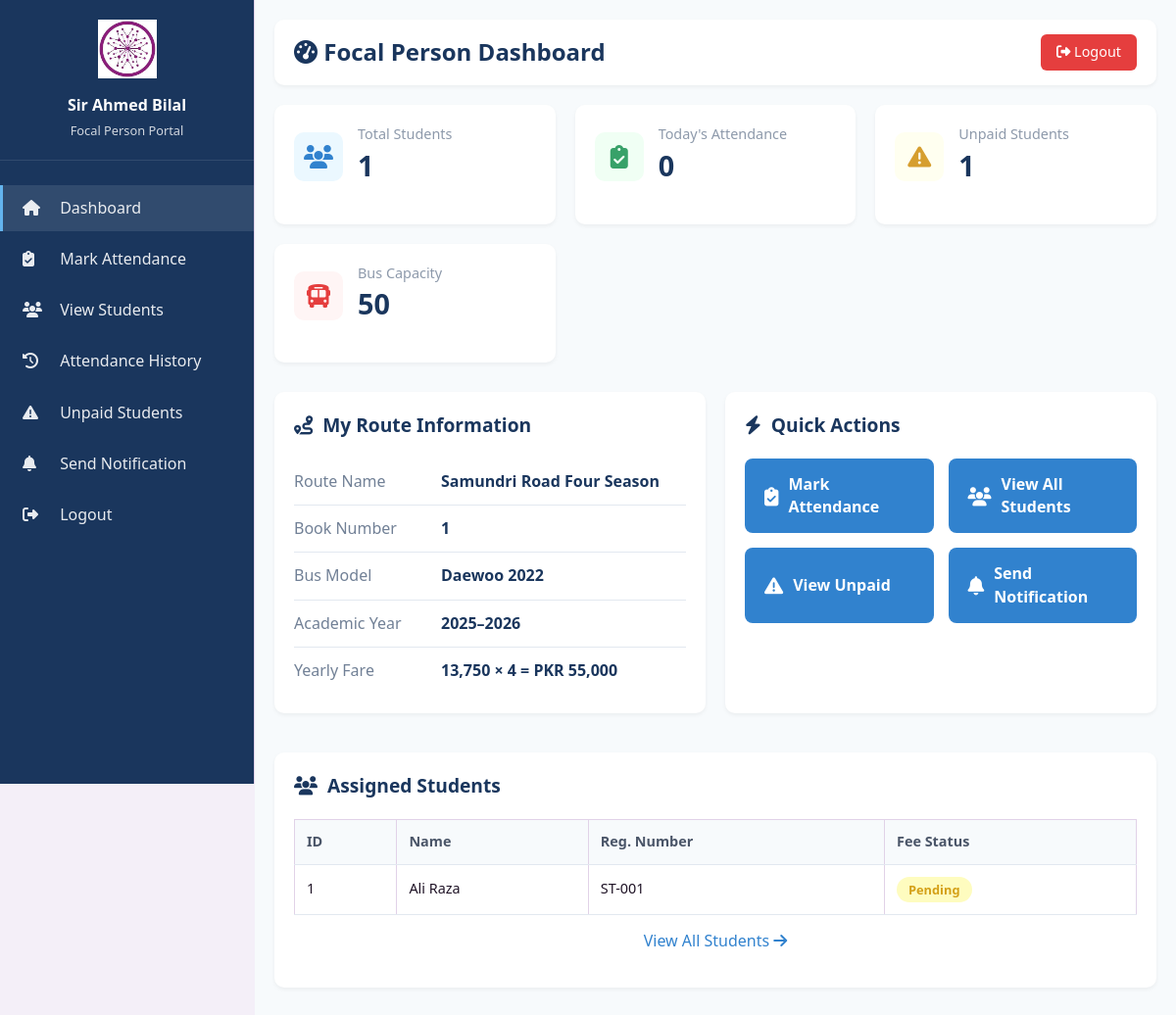
Page /backend/focal/dashboard.php (signed in) on the committed database.
### tables this page shows
CREATE TABLE routes (
    route_id INT AUTO_INCREMENT PRIMARY KEY,
    route_name VARCHAR(100) NOT NULL,
    book_no INT,
    catalog_title VARCHAR(200),
    yearly_fare VARCHAR(50),
    academic_year VARCHAR(20),
    created_at TIMESTAMP DEFAULT CURRENT_TIMESTAMP
);

CREATE TABLE buses (
    bus_id INT AUTO_INCREMENT PRIMARY KEY,
    model VARCHAR(100) NOT NULL,
    capacity INT NOT NULL,
    route_id INT,
    created_at TIMESTAMP DEFAULT CURRENT_TIMESTAMP,
    FOREIGN KEY (route_id) REFERENCES routes(route_id) ON DELETE SET NULL
);

CREATE TABLE students (
    student_id INT AUTO_INCREMENT PRIMARY KEY,
    name VARCHAR(100) NOT NULL,
    student_reg_no VARCHAR(50) UNIQUE,
    route_id INT,
    user_id INT UNIQUE,
    fee_status ENUM('Paid', 'Unpaid', 'Pending') DEFAULT 'Unpaid',
    fee_amount DECIMAL(10, 2) DEFAULT 0,
    last_payment_date DATE,
    created_at TIMESTAMP DEFAULT CURRENT_TIMESTAMP,
    updated_at TIMESTAMP DEFAULT CURRENT_TIMESTAMP ON UPDATE CURRENT_TIMESTAMP,
    FOREIGN KEY (route_id) REFERENCES routes(route_id) ON DELETE SET NULL,
    FOREIGN KEY (user_id) REFERENCES users(id) ON DELETE CASCADE
);

### backend/focal/dashboard.php (the view, shortened to what this page needs)
<?php
require_once '../connection.php';
$focal_id = $_SESSION['focal_id'];
$route_id = $_SESSION['route_id'];
$route_sql = "SELECT r.*, b.model as bus_model, b.capacity as bus_capacity,
              fp.name as focal_name
              FROM routes r
              LEFT JOIN buses b ON r.route_id = b.route_id
              LEFT JOIN focal_persons fp ON r.route_id = fp.route_id
              WHERE r.route_id = ? AND fp.focal_id = ?";
$route_stmt = $conn->prepare($route_sql);
$route_stmt->bind_param("ii", $route_id, $focal_id);
$route_stmt->execute();
$route_info = $route_stmt->get_result()->fetch_assoc();
$students_count_sql = "SELECT COUNT(*) as count FROM students WHERE route_id = ?";
$students_count_stmt = $conn->prepare($students_count_sql);
$students_count_stmt->bind_param("i", $route_id);
$students_count_stmt->execute();
$students_count = $students_count_stmt->get_result()->fetch_assoc()['count'];
$unpaid_sql = "SELECT COUNT(DISTINCT s.student_id) as count
               FROM students s
               JOIN payments p ON s.student_id = p.student_id
               WHERE s.route_id = ? AND p.status IN ('Unpaid', 'Pending')";
$unpaid_stmt = $conn->prepare($unpaid_sql);
$unpaid_stmt->bind_param("i", $route_id);
$unpaid_stmt->execute();
$unpaid_count = $unpaid_stmt->get_result()->fetch_assoc()['count'];
$today = date('Y-m-d');
$today_sql = "SELECT COUNT(*) as count FROM attendance
              WHERE focal_id = ? AND date = ?";
$today_stmt = $conn->prepare($today_sql);
$today_stmt->bind_param("is", $focal_id, $today);
$today_stmt->execute();
$today_count = $today_stmt->get_result()->fetch_assoc()['count'];
$students_sql = "SELECT s.*,
                (SELECT status FROM payments WHERE student_id = s.student_id ORDER BY due_date DESC LIMIT 1) as latest_payment_status
                FROM students s
                WHERE s.route_id = ?
                ORDER BY s.name
                LIMIT 10";
$students_stmt = $conn->prepare($students_sql);
$students_stmt->bind_param("i", $route_id);
$students_stmt->execute();
$students = $students_stmt->get_result();
?>
<!DOCTYPE html>
<html lang="en">
<head>
    <link rel="stylesheet" href="../../style.css">
    <link rel="stylesheet" href="https://cdnjs.cloudflare.com/ajax/libs/font-awesome/6.4.0/css/all.min.css">
</head>
<body>
    <div class="dashboard-container">
        <aside class="sidebar">
            <div class="sidebar-header">
                <img src="../../download.jfif" alt="Logo">
                <h3><?php echo htmlspecialchars($_SESSION['focal_name']); ?></h3>
                <p>Focal Person Portal</p>
            </div>
            <ul class="nav-menu">
                <li><a href="dashboard.php" class="active"><i class="fas fa-home"></i> Dashboard</a></li>
                <li><a href="mark_attendance.php"><i class="fas fa-clipboard-check"></i> Mark Attendance</a></li>
                <li><a href="view_students.php"><i class="fas fa-users"></i> View Students</a></li>
                <li><a href="attendance_history.php"><i class="fas fa-history"></i> Attendance History</a></li>
                <li><a href="unpaid_students.php"><i class="fas fa-exclamation-triangle"></i> Unpaid Students</a></li>
                <li><a href="send_notification.php"><i class="fas fa-bell"></i> Send Notification</a></li>
                <li><a href="../logout.php"><i class="fas fa-sign-out-alt"></i> Logout</a></li>
            </ul>
        </aside>
        <main class="main-content">
            <div class="top-bar">
                <h1><i class="fas fa-tachometer-alt"></i> Focal Person Dashboard</h1>
                <a href="../logout.php" class="btn-logout"><i class="fas fa-sign-out-alt"></i> Logout</a>
            </div>
            <div class="dashboard-grid">
                <div class="stat-card">
                    <div class="stat-card-header">
                        <div class="stat-icon blue">
                            <i class="fas fa-users"></i>
                        </div>
                        <div>
                            <div class="stat-label">Total Students</div>
                            <div class="stat-value"><?php echo $students_count; ?></div>
                        </div>
                    </div>
                </div>
                <div class="stat-card">
                    <div class="stat-card-header">
                        <div class="stat-icon green">
                            <i class="fas fa-clipboard-check"></i>
                        </div>
                        <div>
                            <div class="stat-label">Today's Attendance</div>
                            <div class="stat-value"><?php echo $today_count; ?></div>
                        </div>
                    </div>
                </div>
                <div class="stat-card">
                    <div class="stat-card-header">
                        <div class="stat-icon yellow">
                            <i class="fas fa-exclamation-triangle"></i>
                        </div>
                        <div>
                            <div class="stat-label">Unpaid Students</div>
                            <div class="stat-value"><?php echo $unpaid_count; ?></div>
                        </div>
                    </div>
                </div>
                <div class="stat-card">
                    <div class="stat-card-header">
                        <div class="stat-icon red">
                            <i class="fas fa-bus"></i>
                        </div>
                        <div>
                            <div class="stat-label">Bus Capacity</div>
                            <div class="stat-value"><?php echo htmlspecialchars($route_info['bus_capacity'] ?? 'N/A'); ?></div>
                        </div>
                    </div>
                </div>
            </div>
            <div style="display: grid; grid-template-columns: 1fr 1fr; gap: 20px;">
                <div class="content-card">
                    <h2><i class="fas fa-route"></i> My Route Information</h2>
                    <div class="info-row">
                        <div class="info-label">Route Name</div>
                        <div class="info-value"><?php echo htmlspecialchars($route_info['route_name'] ?? 'Not Assigned'); ?></div>
                    </div>
                    <div class="info-row">
                        <div class="info-label">Book Number</div>
                        <div class="info-value"><?php echo htmlspecialchars($route_info['book_no'] ?? 'N/A'); ?></div>
                    </div>
                    <div class="info-row">
                        <div class="info-label">Bus Model</div>
                        <div class="info-value"><?php echo htmlspecialchars($route_info['bus_model'] ?? 'Not Assigned'); ?></div>
                    </div>
                    <div class="info-row">
                        <div class="info-label">Academic Year</div>
                        <div class="info-value"><?php echo htmlspecialchars($route_info['academic_year'] ?? 'N/A'); ?></div>
                    </div>
                    <div class="info-row">
                        <div class="info-label">Yearly Fare</div>
                        <div class="info-value"><?php echo htmlspecialchars($route_info['yearly_fare'] ?? 'N/A'); ?></div>
                    </div>
                </div>
                <div class="content-card">
                    <h2><i class="fas fa-bolt"></i> Quick Actions</h2>
                    <div class="quick-actions">
                        <a href="mark_attendance.php" class="action-btn">
                            <i class="fas fa-clipboard-check"></i> Mark Attendance
                        </a>
                        <a href="view_students.php" class="action-btn">
                            <i class="fas fa-users"></i> View All Students
                        </a>
                        <a href="unpaid_students.php" class="action-btn">
                            <i class="fas fa-exclamation-triangle"></i> View Unpaid
                        </a>
                        <a href="send_notification.php" class="action-btn">
                            <i class="fas fa-bell"></i> Send Notification
                        </a>
                    </div>
                </div>
            </div>
            <div class="content-card" style="margin-top: 20px;">
                <h2><i class="fas fa-users"></i> Assigned Students</h2>
                <?php if ($students->num_rows > 0): ?>
                    <table class="data-table">
                        <thead>
                            <tr>
                                <th>ID</th>
                                <th>Name</th>
                                <th>Reg. Number</th>
                                <th>Fee Status</th>
                            </tr>
                        </thead>
                        <tbody>
                            <?php while ($student = $students->fetch_assoc()): ?>
                                <tr>
                                    <td><?php echo $student['student_id']; ?></td>
                                    <td><?php echo htmlspecialchars($student['name']); ?></td>
                                    <td><?php echo htmlspecialchars($student['student_reg_no'] ?? 'N/A'); ?></td>
                                    <td>
                                        <span class="status-badge status-<?php echo strtolower($student['latest_payment_status'] ?? 'unpaid'); ?>">
                                            <?php echo $student['latest_payment_status'] ?? 'Unpaid'; ?>
                                        </span>
                                    </td>
                                </tr>
                            <?php endwhile; ?>
                        </tbody>
                    </table>
                    <p style="text-align: center; margin-top: 15px;">
                        <a href="view_students.php" style="color: #3182ce; text-decoration: none;">View All Students <i class="fas fa-arrow-right"></i></a>
                    </p>
                <?php else: ?>
                    <p style="text-align: center; color: #718096; padding: 20px;">
                        <i class="fas fa-info-circle"></i> No students assigned to this route yet.
                    </p>
                <?php endif; ?>
            </div>
        </main>
    </div>
</body>
</html>

### style.css (style rules this page uses)
:root { --purple-900: #3e0d48; --purple-800: #5a1768; --purple-700: #6f1f7d; --purple-500: #8b2d99; --purple-300: #b568bf; --bg: #f4eff8; --text: #1f1326; --danger: #a10e5a; --ok: #6f1f7d; --card: #ffffff; --border: #e1d2e8; --success: #2d7a2d; --warning: #d4a017; --info: #2c5aa0; }
* { box-sizing: border-box; }
body { margin: 0; font-family: "Segoe UI", Tahoma, Geneva, Verdana, sans-serif; color: var(--text); background: var(--bg); line-height: 1.45; -webkit-font-smoothing: antialiased; -moz-osx-font-smoothing: grayscale; }
.sidebar { background: #fff; border-right: 1px solid var(--border); padding: 1rem 0.8rem; }
table { width: 100%; border-collapse: collapse; overflow: hidden; }
th, td { text-align: left; padding: 0.62rem 0.55rem; border: 1px solid var(--border); font-size: 0.9rem; }
th { background: rgba(139, 45, 153, 0.1); }
.stat-value { display: block; font-size: 1.5rem; font-weight: 700; color: var(--purple-700); margin-bottom: 0.25rem; }
.stat-label { font-size: 0.875rem; color: var(--text); opacity: 0.8; }
.status-pending { color: var(--text-secondary); font-weight: 600; }
.status-pending { color: var(--warning); font-weight: 600; }
.status-badge { padding: 0.5rem 1rem; border-radius: 20px; font-size: 0.85rem; font-weight: 600; display: inline-block; }
.stat-label { font-weight: 500; color: rgba(31, 19, 38, 0.7); }
.stat-value { font-weight: 700; font-size: 1.1rem; color: var(--text); }
.status-pending { color: var(--warning) !important; font-weight: 600; }

### rows in the picture
routes: buses.capacity "50", route_name "Samundri Road Four Season", book_no "1", buses.model "Daewoo 2022", academic_year "2025–2026", yearly_fare "13,750 × 4 = PKR 55,000"
students: student_id "1", name "Ali Raza", student_reg_no "ST-001", latest_payment_status "Pending"

### other values in the picture
$_SESSION['focal_name'] "Sir Ahmed Bilal"
$students_count "1"
$today_count "0"
$unpaid_count "1"
